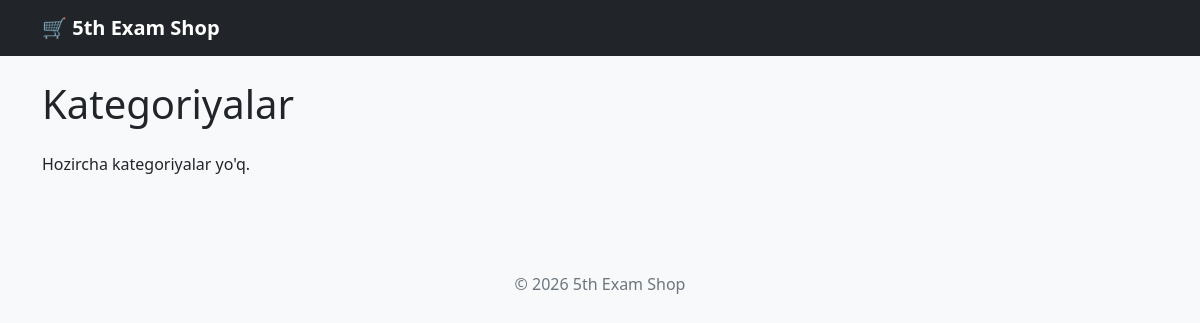
/products/, run on an earlier commit of the app's database.
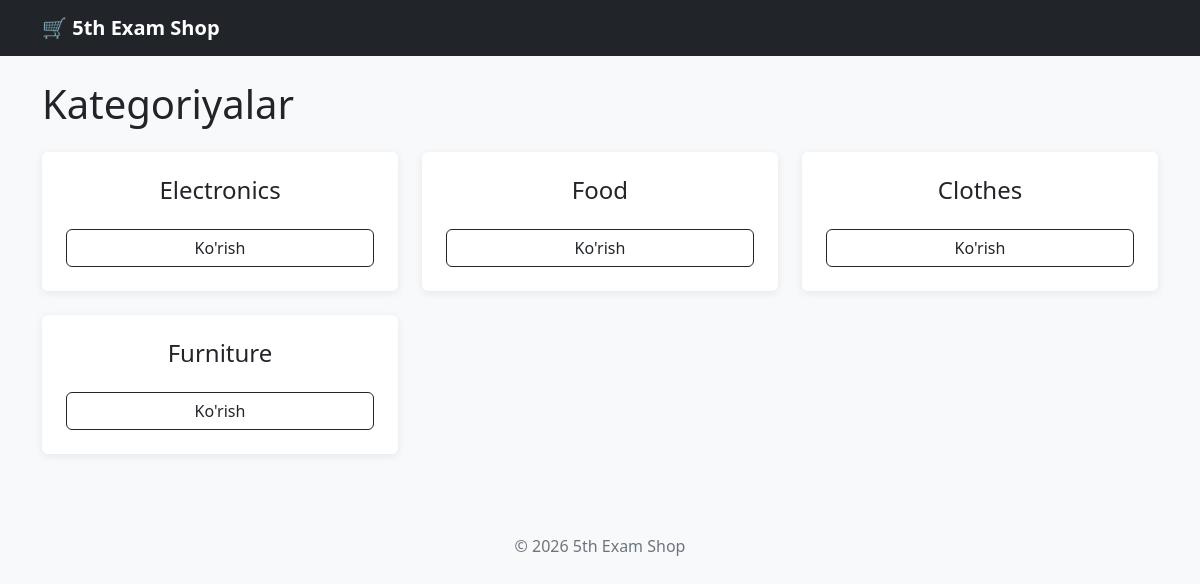
And on a later commit of the database.
### products/models.py (models this page shows, shortened)
class Category(models.Model):
    name = models.CharField(max_length=100, unique=True)
    class Meta:
        verbose_name_plural = "Categories"

### products/views.py (the view)
# urls.py: path('', CategoryListView.as_view(), name='category-list'),
class CategoryListView(View):
    def get(self, request):
        categories = Category.objects.all()
        return render(request, 'products/category-list.html', {'categories': categories})

### templates/products/category-list.html (shortened to what this page needs)
{% extends 'base.html' %}
{% block content %}
    <h1 class="mb-4">Kategoriyalar</h1>
    <div class="row g-4">
        {% for category in categories %}
            <div class="col-md-4">
                <div class="card p-4 text-center h-100">
                    <h4>{{ category.name }}</h4>
                    <a href="{% url 'subcategory-list' category.id %}" class="btn btn-outline-dark mt-3">Ko'rish</a>
                </div>
            </div>
        {% empty %}
            <p>Hozircha kategoriyalar yo'q.</p>
        {% endfor %}
    </div>
{% endblock %}

### templates/base.html (shortened to what this page needs)
<!DOCTYPE html>
<html lang="uz">
<head>
    <link href="https://cdn.jsdelivr.net/npm/bootstrap@5.3.3/dist/css/bootstrap.min.css" rel="stylesheet">
</head>
<body>
    <nav class="navbar navbar-expand-lg navbar-dark bg-dark mb-4">
        <div class="container">
            <a class="navbar-brand" href="{% url 'category-list' %}">🛒 5th Exam Shop</a>
        </div>
    </nav>
    <div class="container">
        {% block content %}{% endblock %}
    </div>
    <footer>&copy; 2026 5th Exam Shop</footer>
</body>
</html>

### templates/base.html (style rules this page uses)
body { background-color: #f8f9fa; }
.navbar-brand { font-weight: 700; }
.card { transition: transform .15s ease; border: none; box-shadow: 0 2px 8px rgba(0,0,0,.08); }
footer { margin-top: 60px; padding: 20px 0; text-align: center; color: #6c757d; }

What changed in the data, as far as the page shows it:
added Category: name "Electronics"
added Category: name "Food"
added Category: name "Clothes"
added Category: name "Furniture"
Also different on the page:
text no longer shown: "Hozircha kategoriyalar yo'q."
